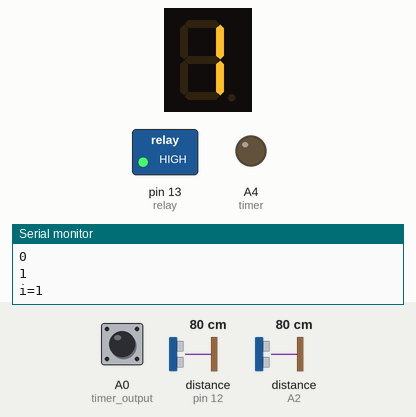
Simulated run of this sketch. Board: Arduino Uno, built with avr-gcc and run on an emulated ATmega328P. On the bench: 1-digit seven-segment display, switched loads named in the sketch (green lamp = pin HIGH), output pins drawn as LEDs (lit = HIGH), the last lines printed to the serial monitor. Wiring (inferred from the names in the program): 2 × ultrasonic range finder: trigger pin 11, echo pin 12 / trigger A1, echo A2. Inputs (shaded band) come from the test bench; at power-on: distance to the obstacle (sensors on pin 12, A2) 80 cm, A0 (timer_output) HIGH. The echo pulse lasts 58.3 µs per cm; pins used as bus, display or sensor lines are not drawn.

Above: at 3.8 s.
3.9 s: distance to the obstacle (sensor on pin 12) set to 91 cm
8.2 s: distance to the obstacle (sensor on pin 12) set to 97 cm
At 10.4 s:
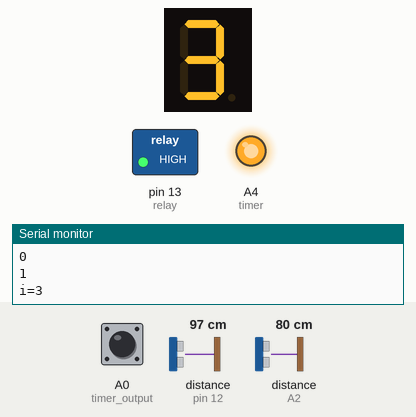
At 31.2 s:
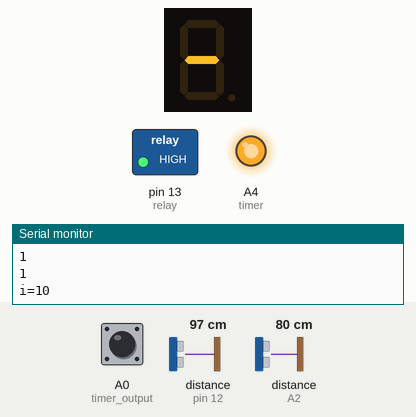
Timing chart, 0 to 32.7 s (numbered marks = the images above; inputs shaded):
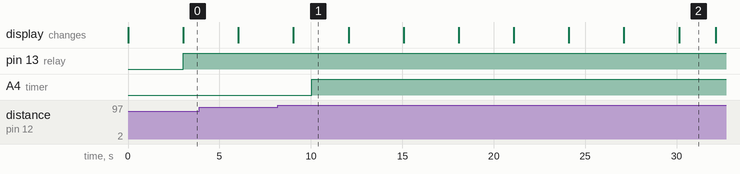

Measured:
- the behaviour switches between 94 and 95 cm on distance to the obstacle (sensor on pin 12) (found by bisection; images 0 and 1)
- after the input at 8.2 s, A4 (timer): LOW → HIGH after 1.8 s
- what the display in image 1 shows lasts 3.1 s, from 9.0 s to 12.1 s

The sketch:

smart_light.ino
```cpp
#include "SevSeg.h"
int timer_output=A0;
int read;
int read1;
int trig1=A1;
int echo1=A2;
int trig2=11;
int echo2=12;
int duration1;
long distance1;
int duration2;
long distance2;
int relay=13;
int timer=A4;
SevSeg sevseg;

// Number of digits in display
byte numDigits = 1;
// Display select pins (not used with single display)
byte digitPins[] = {};
// Display segment pins A,B,C,D,E,F,G,DP
byte segmentPins[] = {2,3,4,5,6,7,8};
// Dropping resistors used
bool resistorsOnSegments = true;
// Display type
byte hardwareConfig = COMMON_CATHODE;
int i=0;

void setup() {
  Serial.begin(9600);
  sevseg.begin(hardwareConfig, numDigits, digitPins, segmentPins, resistorsOnSegments);
  sevseg.setBrightness(90);
  pinMode(timer_output,INPUT_PULLUP);
  pinMode(trig1,OUTPUT);
  pinMode(echo1,INPUT);
  pinMode(relay,OUTPUT);
  pinMode(echo2,INPUT);
  pinMode(trig2,OUTPUT);
  pinMode(timer,OUTPUT);

}

void loop() {

digitalWrite(trig1,LOW);
delayMicroseconds(2);
digitalWrite(trig1,HIGH);
delayMicroseconds(10);
digitalWrite(trig1,LOW);
duration1=pulseIn(echo1,HIGH);
distance1=(duration1/2)*0.0343;
Serial.print("distance1=");
Serial.println(distance1);


digitalWrite(trig2,LOW);
delayMicroseconds(2);
digitalWrite(trig2,HIGH);
delayMicroseconds(10);
digitalWrite(trig2,LOW);
duration2=pulseIn(echo2,HIGH);
distance2=(duration2/2)*0.0343;
Serial.print("distance2=");
Serial.println(distance2);

read1=digitalRead(timer);
Serial.println(read1);
read=digitalRead(timer_output);
Serial.println(read);

sevseg.setNumber(i);
sevseg.refreshDisplay();
Serial.print("i=");
Serial.println(i);
delay(1000);

if(distance2<95){
  digitalWrite(timer,LOW);
}
else{
   digitalWrite(timer,HIGH);
}

if(read==1 && i<=9){
  if(distance1<90 && distance1>0){
     i+=1;
     delay(2000);

  }
}
else if(distance1<90 && i>0 && distance1>0){
   i-=1;
    delay(1000);
}


if(i>0){
  digitalWrite(relay,HIGH);
}
else if(i<0){
  digitalWrite(relay,LOW);
}
else{
  digitalWrite(relay,LOW);
}

}
```
